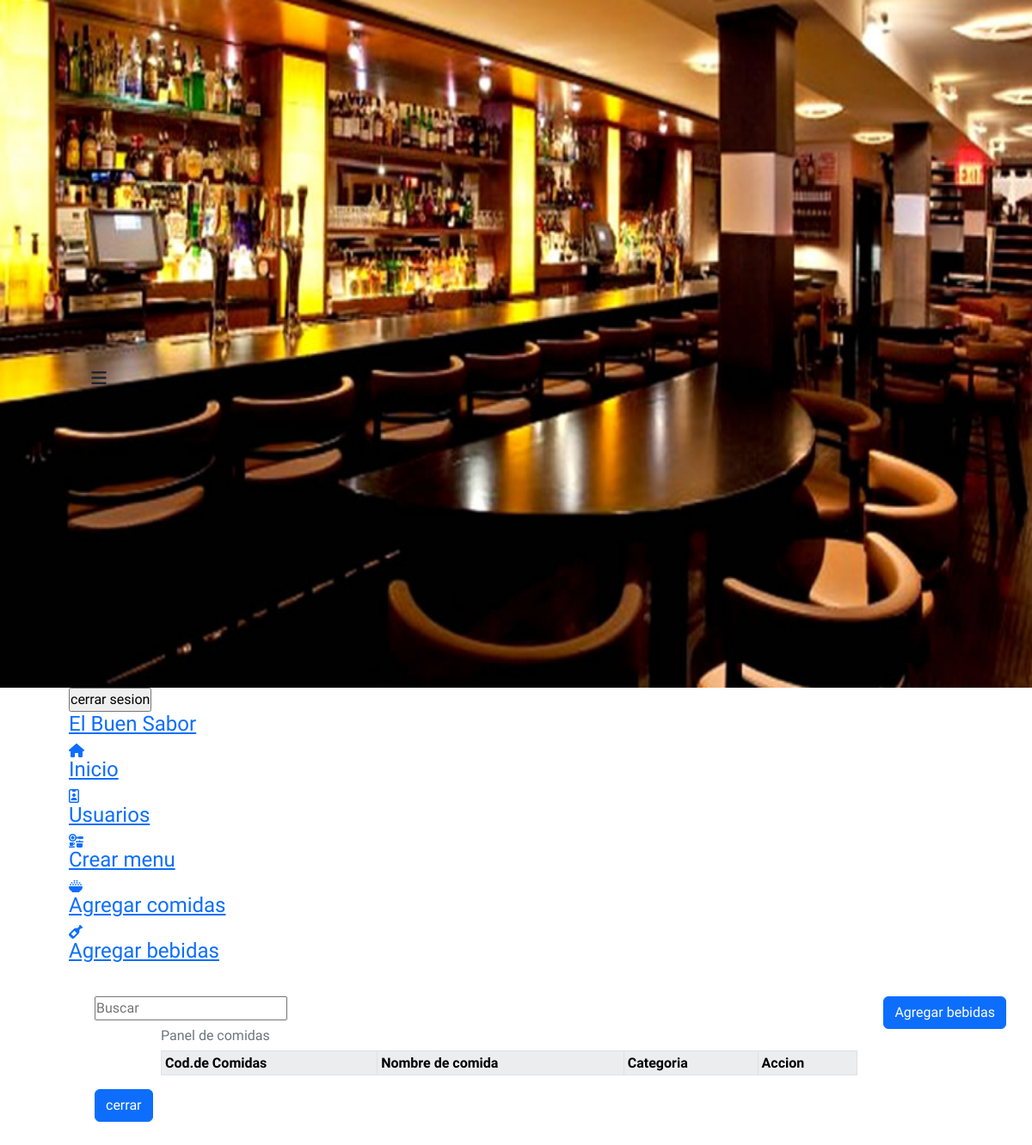
Page /admin/registros/bebidas/panelBebidas.php on the earlier database version.
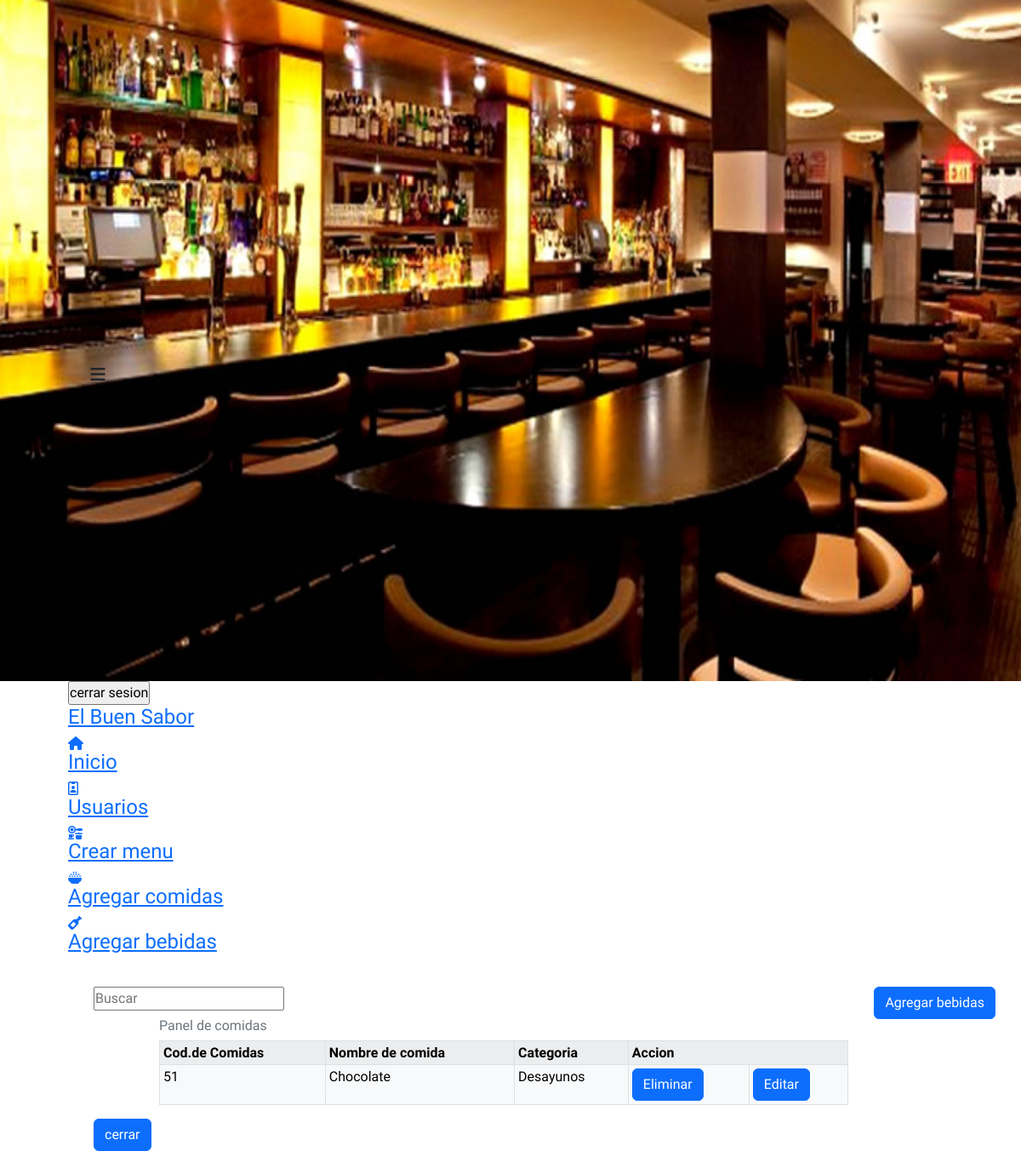
Same page on the later database version.
### tables this page shows
CREATE TABLE `tipo_comida` (
  `id_comida` int(11) NOT NULL,
  `id_cate` int(11) NOT NULL,
  `comida` varchar(80) DEFAULT NULL
);

CREATE TABLE `categorias` (
  `id_cate` int(11) NOT NULL,
  `categoria` varchar(90) NOT NULL
);

### admin/registros/bebidas/panelBebidas.php (the view, shortened to what this page needs)
<?php
    include("../../../conexion/conexion.php");
    $consulta="SELECT * FROM tipo_comida,categorias WHERE id_comida>50 and id_comida<70 and tipo_comida.id_cate=categorias.id_cate";
    $res=$bd ->prepare($consulta);
    $res->execute();
?>
<DOCTYPE html>
<html lang="en">
<head>
<link href="https://cdn.jsdelivr.net/npm/bootstrap@5.2.2/dist/css/bootstrap.min.css" rel="stylesheet">
    <link rel="stylesheet" href="../../../css/panelU.css">
</head>
<body id="body">
<header>
        <div class="icon__menu">
            <i class="fas fa-bars" id="btn_open"></i>
        </div>
        <a id="cer" href="../includes/cerrar.php"> <input id="cerrar" type="submit" value="cerrar sesion"></a>
    </header>
    <div class="menu__side" id="menu_side">
        <div class="name__page">
            <h4><a href="index.php">El Buen Sabor</a></h4>
        </div>
        <div class="options__menu">
            <a href="../../index.php" class="selected">
                <div class="option">
                    <i class="fas fa-home" title="Inicio"></i>
                    <h4>Inicio</h4>
                </div>
            </a>
            <a href="../../usuarios/panelU.php">
                <div class="option">
                    <i class="far fa-id-badge" title="Usuarios"></i>
                    <h4>Usuarios</h4>
                </div>
            </a>
            <a href="../../menu/index.php">
                <div class="option">
                <i class="fa-solid fa-kitchen-set" tittle="Menu"></i>
                    <h4>Crear menu</h4>
                </div>
            </a>
            <a href="../index.php">
                <div class="option">
                <i class="fa-solid fa-bowl-rice" tittle="Comidas"></i>
                    <h4>Agregar comidas</h4>
                </div>
            </a>
            <a href="../bebidas/panelBebidas.php">
                <div class="option">
                <i class="fa-solid fa-wine-bottle" tittle="Bebidas"></i>
                    <h4>Agregar bebidas</h4>
                </div>
            </a>
        </div>
    </div>
    <main>
        <div id="nim">
<button type="button" class="btn btn-primary" data-bs-toggle="modal" data-bs-target="#exampleModal">
  Agregar bebidas
</button>
        </div>
        <div class="input_search">
            <input class="buscar"  type="search" name="busca"  id="" placeholder="Buscar">
        </div>
    <div class="container">
            <div class="row">
                <div class="col">
                <table  class="table  table-hover table-striped table-light table-bordered table-sm  caption-top">
                    <caption>Panel de comidas</caption>
        <tr >
            <th>Cod.de Comidas<i class="bi bi-chevron-down"></i></th>
            <th>Nombre de comida <i class="bi bi-chevron-down"></i></th>
            <th>Categoria</th>
            <th colspan="3">Accion <i class="bi bi-chevron-down"></i></th>
        </tr>
        <?php
            foreach ($res as $mostrar) {
        ?>
        <tr>
            <td><?php echo $mostrar->id_comida;?></td>
            <td><?php echo $mostrar->comida?></td>
            <td><?php echo $mostrar->categoria?></td>
            <td>
                    <a  id="elimina" onclick="return confirm('¿Esta seguro de eliminar esta bebida?')" class="btn btn-primary" href="eliminar.php?id=<?php echo $mostrar->id_comida?>">
                        Eliminar
                    </a>
                </td>
                <td>
                    <a  id="modificar" class="btn btn-primary" href="editar.php?id=<?php echo $mostrar->id_comida?>">
                       Editar
                    </a>
                </td>
            </tr>
        <?php
        }
        ?>
    </table>
                </div>
            </div>
        </div>
    <table>
		<td>
			<a href="../index.php" onmouseup="window.close()">
                <input  class="btn btn-primary" id="bot" type="button" value="cerrar" name="cerrar" >
            </a>
		</td>
	</table>
    </main>
</body>
</html>

Differences in the rows shown:
added tipo_comida: id_comida "51", comida "Chocolate", id_cate.categoria "Desayunos"
